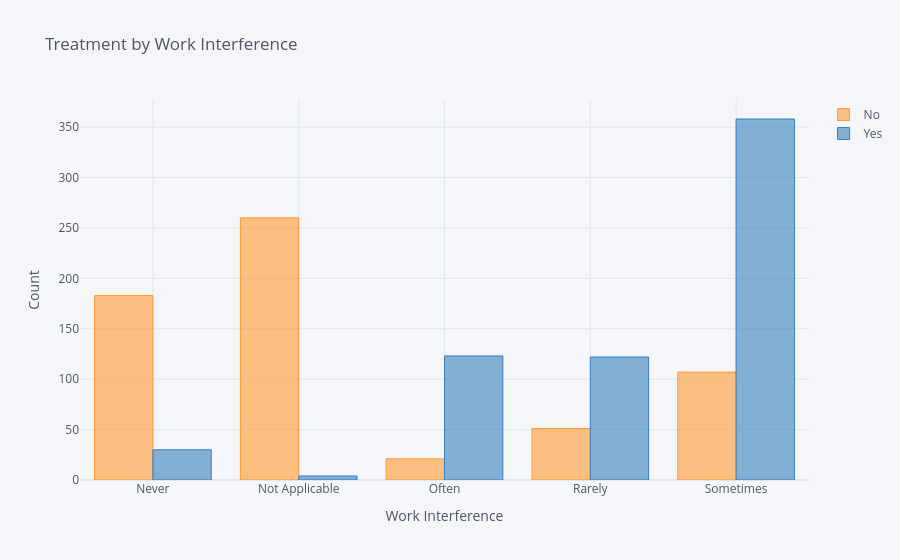

Notebook cell for this chart:
### Code cell
pd.crosstab(df['work_interfere'], df['treatment']).iplot(kind='bar', barmode='group', title='Treatment by Work Interference', xTitle='Work Interference', yTitle='Count')

### Figure 1 — Plotly figure (JSON) as saved in the notebook; plotly's stock layout.template omitted (floating-point values rounded to 4 significant figures)
{"data": [{"marker": {"color": "rgba(255, 153, 51, 0.6)", "line": {"color": "rgba(255, 153, 51, 1.0)", "width": 1}}, "name": "No", "orientation": "v", "text": "", "type": "bar", "x": ["Never", "Not Applicable", "Often", "Rarely", "Sometimes"], "y": [183, 260, 21, 51, 107]}, {"marker": {"color": "rgba(55, 128, 191, 0.6)", "line": {"color": "rgba(55, 128, 191, 1.0)", "width": 1}}, "name": "Yes", "orientation": "v", "text": "", "type": "bar", "x": ["Never", "Not Applicable", "Often", "Rarely", "Sometimes"], "y": [30, 4, 123, 122, 358]}], "layout": {"barmode": "group", "legend": {"bgcolor": "#F5F6F9", "font": {"color": "#4D5663"}}, "paper_bgcolor": "#F5F6F9", "plot_bgcolor": "#F5F6F9", "title": {"font": {"color": "#4D5663"}, "text": "Treatment by Work Interference"}, "xaxis": {"gridcolor": "#E1E5ED", "showgrid": true, "tickfont": {"color": "#4D5663"}, "title": {"font": {"color": "#4D5663"}, "text": "Work Interference"}, "zerolinecolor": "#E1E5ED"}, "yaxis": {"gridcolor": "#E1E5ED", "showgrid": true, "tickfont": {"color": "#4D5663"}, "title": {"font": {"color": "#4D5663"}, "text": "Count"}, "zerolinecolor": "#E1E5ED"}}}
